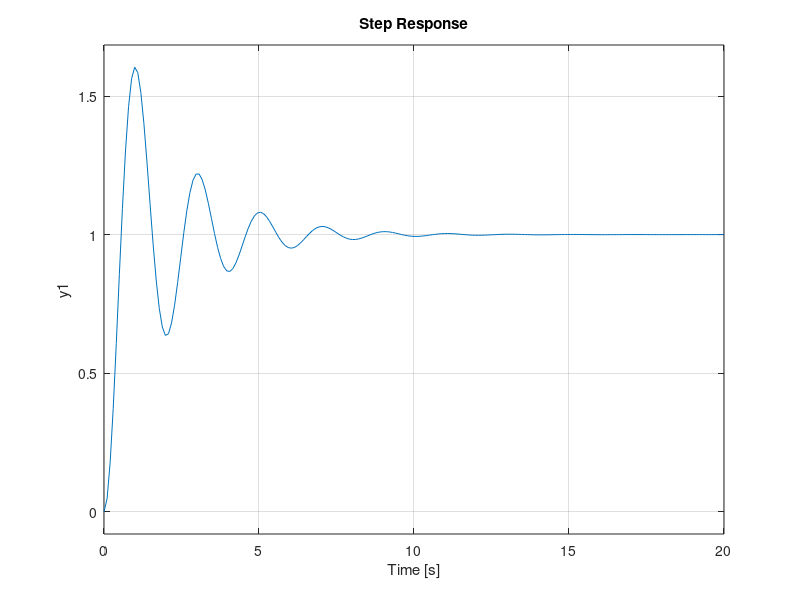

The MATLAB source for this figure: (Note: this script raises an error after producing the figure.)
%%lead compensator
s=tf('s');
gp = 10/(s^2+s);
figure(1)
step(feedback(gp,1))
stepinfo(feedback(gp,1))
title('closed loop response for the transfer function gp=10/(s^2+s) with feedback 1')
figure(2)
bode(gp)
margin(gp)
[m_r,w_r] = getPeakGain(feedback(gp,1))
gc = (1+0.385*s)/(1 + 0.162*s);
gt = gp*gc;
figure(3)
step(feedback(gt,1))
stepinfo(feedback(gt,1))
title('closed loop response for the transfer function gc = (1+0.385*s)/(1 + 0.162*s)with feedback 1')
figure(4)
bode(gt)
margin(gt)
[m_r_cont,w_r_cont] = getPeakGain(feedback(gt,1))
